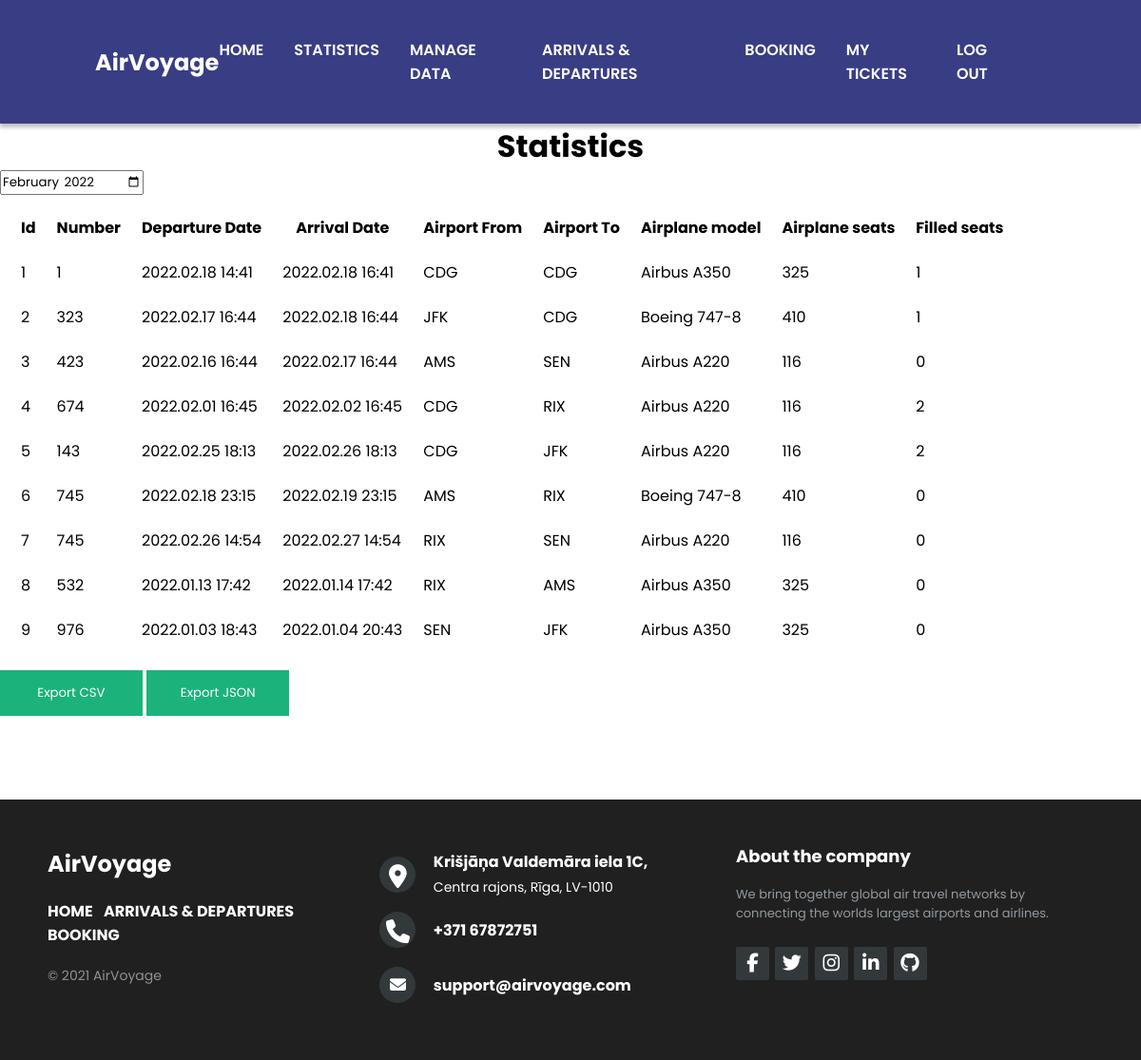
The app's page /statistics (signed in), older data.
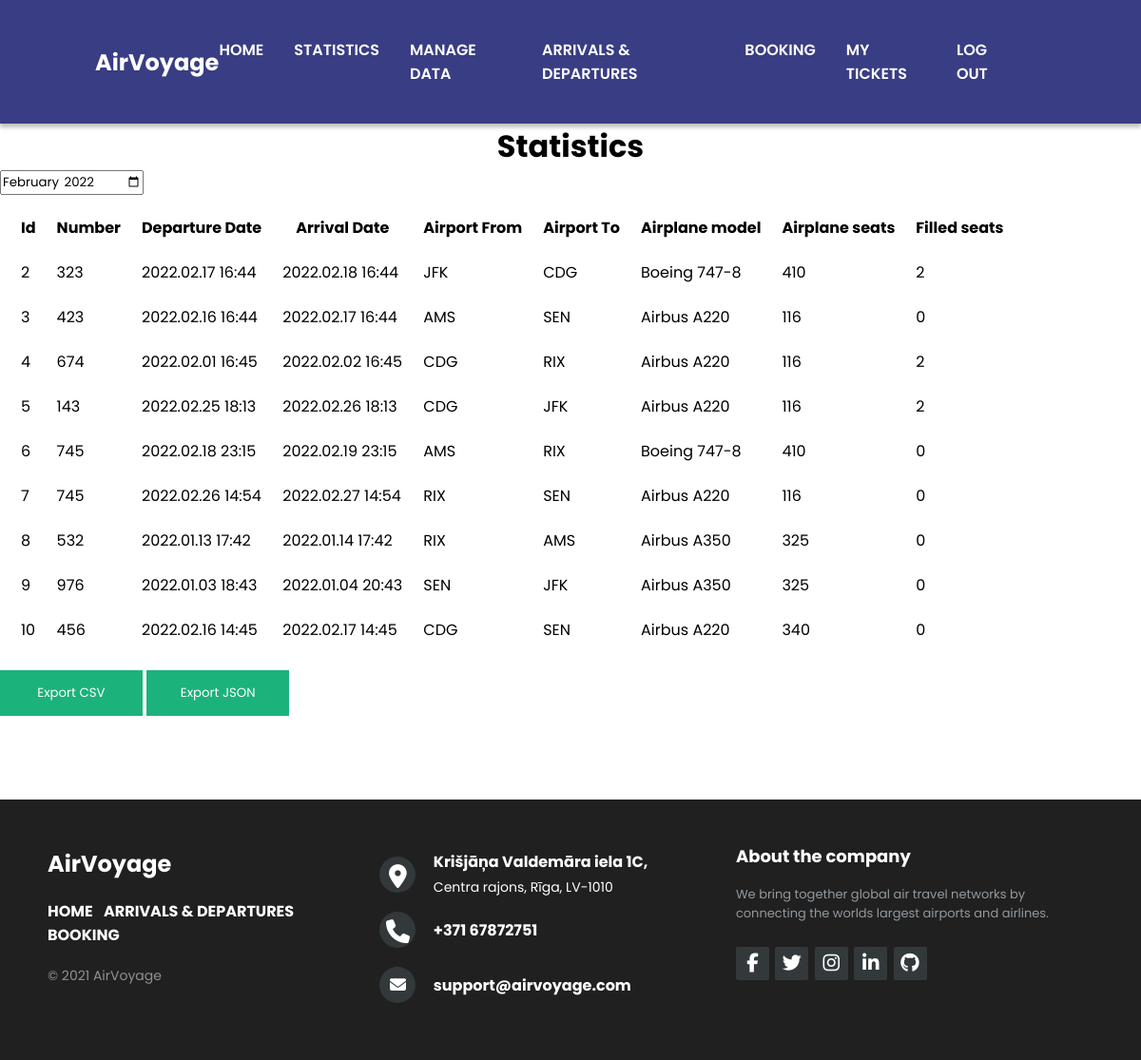
The same page, newer data.
### AirVoyage/models.py (models this page shows, shortened)
class Flight(db.Model):
  id = db.Column(db.Integer, primary_key=True)
  number = db.Column(db.Integer)
  departureDate = db.Column(db.DateTime)
  arrivalDate = db.Column(db.DateTime)
  airportFromId = db.Column(db.String(150), db.ForeignKey('airport.abbreviation'))
  airportToId = db.Column(db.String(150), db.ForeignKey('airport.abbreviation'))
  airplaneId = db.Column(db.Integer, db.ForeignKey('airplane.id'))
  tickets = db.relationship("Ticket", backref='flight')
  isFinished = db.Column(db.Boolean, default=False)

class Airplane(db.Model):
  id = db.Column(db.Integer, primary_key=True)
  model = db.Column(db.String(150))
  yearOfManufacture = db.Column(db.Integer)
  seats = db.Column(db.Integer)
  airportId = db.Column(db.Integer, db.ForeignKey('airport.abbreviation'));
  flights = db.relationship("Flight", primaryjoin="and_(Airplane.id==Flight.airplaneId, Flight.isFinished==False)", backref='airplane')

### AirVoyage/views.py (the view)
@views.route("statistics", methods=["GET", "POST"])
@flask_login.login_required
def statistics():
  if not isAdmin(flask_login.current_user):
    return 'permissionDenied'
  flights = []
  airplanes = []
  airportsFrom = []
  airportsTo = []
  for flight in models.Flight.query.all():
    flights.append(flight)
    airplanes.append(next((airplane for airplane in models.Airplane.query.all() if airplane.id == flight.airplaneId), None))
    airportsFrom.append(next((airport for airport in models.Airport.query.all() if airport.abbreviation == flight.airportFromId), None))
    airportsTo.append(next((airport for airport in models.Airport.query.all() if airport.abbreviation == flight.airportToId), None))
  return render_template("statistics.html",
    isLoggedIn = flask_login.current_user.is_authenticated,
    isAdmin = isAdmin(flask_login.current_user),
    data = zip(flights, airplanes, airportsFrom, airportsTo))

### AirVoyage/__init__.py (called while the page is built)
def create_app():
    app = Flask(__name__)
    app.config['SECRET_KEY'] = 'CLASSIFIED TOP SECRET KEY'
    app.config['SQLALCHEMY_DATABASE_URI'] = f'sqlite:///{DB_NAME}'
    db.init_app(app)
    from .views import views
    from .auth import auth
    app.register_blueprint(views, url_prefix='/')
    app.register_blueprint(auth, url_prefix='/')
    from .models import User
    create_database(app)
    login_manager = LoginManager()
    login_manager.login_view = 'auth.login'
    login_manager.init_app(app)
    @login_manager.user_loader
    def load_user(id):
        return User.query.get(int(id))
    return app

### AirVoyage/views.py (called while the page is built)
def isAdmin(user):
  admins = ['admin@admin.admin']
  if user.is_authenticated and user.email in admins:
    return True
  else:
    return False

### AirVoyage/templates/statistics.html (shortened to what this page needs)
<!DOCTYPE html>
<html lang="en">
<head>
    <link rel="stylesheet" href="../static/css/signUp.css">
    <link rel="stylesheet" href="../static/css/statistics.css">
    <link rel="stylesheet" href="../static/css/styles.css">
</head>
<body>
  {% include "header.html" %}
  <h1>Statistics</h1>
  <input id="monthSelector" type="month">
  <table id="flights">
    <tr>
      <th>Id</th>
      <th>Number</th>
      <th>Departure Date</th>
      <th>Arrival Date</th>
      <th>Airport From</th>
      <th>Airport To</th>
      <th>Airplane model</th>
      <th>Airplane seats</th>
      <th>Filled seats</th>
    </tr>
    {% for flight, airplane, airportFrom, airportTo in data %}
    <tr>
      <td>{{ flight.id }}</td>
      <td>{{ flight.number }}</td>
      <td>{{ flight.departureDate.strftime('%Y.%m.%d %H:%M') }}</td>
      <td>{{ flight.arrivalDate.strftime('%Y.%m.%d %H:%M') }}</td>
      <td>{{ flight.airportFromId }}</td>
      <td>{{ flight.airportToId }}</td>
      <td>{{ airplane.model }}</td>
      <td>{{ airplane.seats }}</td>
      <td>{{ flight.tickets|length }}</td>
    </tr>
    {% endfor %}
  </table>
  <button class="exportCSV" >Export CSV</button>
  <button class="exportJSON">Export JSON</button>
  {% include "footer.html" %}
</body>
</html>

### AirVoyage/templates/header.html
<header>
  <h2 class="logo"> <a href="/">AirVoyage</a></h2>
  <div class="menu">
    <ul>
      <li><a href="/">Home</a></li>
      {% if isAdmin %}
      <li><a href="/statistics">Statistics</a></li>
      <li><a href="/data">Manage data</a></li>
      {% endif %}
      <li><a href="/arrivalsDepartures">Arrivals & Departures</a></li>
      {% if isLoggedIn %}
      <li><a href="/booking">Booking</a></li>
      <li><a href="/myTickets">My tickets</a></li>
      <li><a href="/log_out">Log out</a></li>
      {% else %}
      <li><a href="/signUp">Sign up</a></li>
      <li><a href="/login">Log in</a></li>
      {% endif %}
    </ul>
  </div>
</header>

### AirVoyage/templates/footer.html
<footer class="footer-distributed">
    <div class="footer-left">
        <h2>AirVoyage</h2>
        <p class="footer-links">
            <a href="/">Home</a>
            <a href="/arrivalsDepartures">Arrivals & Departures</a>
            <a href="/booking">Booking</a>
        </p>
        <p class="footer-company-name">© 2021 AirVoyage</p>
    </div>
    <div class="footer-center">
        <div>
            <i class="fa fa-map-marker"></i>
            <p>Krišjāņa Valdemāra iela 1C,<span>Centra rajons, Rīga, LV-1010</span></p>
        </div>
        <div>
            <i class="fa fa-phone"></i>
            <p>+371 67872751</p>
        </div>
        <div>
            <i class="fa fa-envelope"></i>
            <p>support@airvoyage.com</p>
        </div>
    </div>
    <div class="footer-right">
        <p class="footer-company-about">
            <span>About the company</span>
            We bring together global air travel networks by connecting the worlds largest airports and airlines.
        </p>
        <div class="footer-icons">
            <a href="https://www.facebook.com"><i class="fa fa-facebook"></i></a>
            <a href="https://www.twitter.com"><i class="fa fa-twitter"></i></a>
            <a href="https://www.instagram.com"><i class="fa fa-instagram"></i></a>
            <a href="https://www.linkedin.com"><i class="fa fa-linkedin"></i></a>
            <a href="https://www.github.com"><i class="fa fa-github"></i></a>
        </div>
    </div>
</footer>

### AirVoyage/static/css/signUp.css (style rules this page uses)
* { margin: 0; padding: 0; box-sizing: border-box; font-family: 'Poppins', sans-serif; scroll-behavior: smooth; }
.logo { color: #fff; }
header { position: relative; top: 0; left: 0; width: 100%; padding: 40px 100px; z-index: 1000; display: flex; justify-content: space-between; align-items: center; background-color: #393D83; box-shadow: 0px 4px 4px rgba(0, 0, 0, 0.25); }
header .logo a { color: #fff; text-decoration: none; }
header .menu ul { display: flex; justify-content: space-between; align-content: center; }
header .menu li { list-style: none; font-weight: 600; }
header .menu a { text-decoration: none; color: #fff; padding-right:2em; text-transform: uppercase; font-size: 1em; }
button { background-color: #04AA6D; color: white; padding: 14px 20px; margin: 8px 0; border: none; cursor: pointer; width: 100%; opacity: 0.9; }
.footer-distributed { background-color: #202020; box-sizing: border-box; width: 100%; text-align: left; font: bold 16px sans-serif; padding: 50px 50px 50px 50px; margin-top: 80px; }
.footer-distributed .footer-left, .footer-distributed .footer-center, .footer-distributed .footer-right { display: inline-block; vertical-align: top; }
.footer-distributed .footer-left { width: 30%; }
.footer-distributed h2 { color: #fff; margin: 0; }
.footer-distributed .footer-links { margin: 20px 0 12px; }
.footer-distributed .footer-links a { text-decoration: none; color: #fff; padding-right:0.5em; text-transform: uppercase; font-size: 1em; }
.footer-distributed .footer-company-name { color: #8f9296; font-size: 14px; font-weight: normal; margin: 20px 0 12px; }
.footer-distributed .footer-center { width: 35%; }
.footer-distributed .footer-center i { background-color: #33383b; color: #fff; font-size: 25px; width: 38px; height: 38px; border-radius: 50%; text-align: center; line-height: 42px; margin: 10px 15px; vertical-align: middle; }
.footer-distributed .footer-center i.fa-envelope { font-size: 17px; line-height: 38px; }
.footer-distributed .footer-center p { display: inline-block; color: #fff; vertical-align: middle; margin:0; }
.footer-distributed .footer-center p span { display:block; font-weight: normal; font-size:14px; line-height:2; }
.footer-distributed .footer-right { width: 30%; }
.footer-distributed .footer-company-about { line-height: 20px; color: #92999f; font-size: 13px; font-weight: normal; margin: 0; }
.footer-distributed .footer-company-about span { display: block; color: #fff; font-size: 18px; font-weight: bold; margin-bottom: 20px; }
.footer-distributed .footer-icons { margin-top: 25px; }
.footer-distributed .footer-icons a { display: inline-block; width: 35px; height: 35px; cursor: pointer; background-color: #33383b; border-radius: 2px; font-size: 20px; color: #fff; text-align: center; line-height: 35px; margin-right: 3px; margin-bottom: 5px; }

### AirVoyage/static/css/statistics.css (style rules this page uses)
button { width: 150px; }
table, th, td { padding: 10px; }
h1 { text-align: center; }

Row changes from the older to the newer data that the page shows:
removed Flight: id "1", number "1", departureDate "2022.02.18 14:41", arrivalDate "2022.02.18 16:41", airportFromId "CDG", airportToId "CDG", model "Airbus A350", seats "325", tickets|length "1"
computed for Flight id 2: tickets|length "1" → "2"
added Flight: id "10", number "456", departureDate "2022.02.16 14:45", arrivalDate "2022.02.17 14:45", airportFromId "CDG", airportToId "SEN", model "Airbus A220", seats "340", tickets|length "0"
